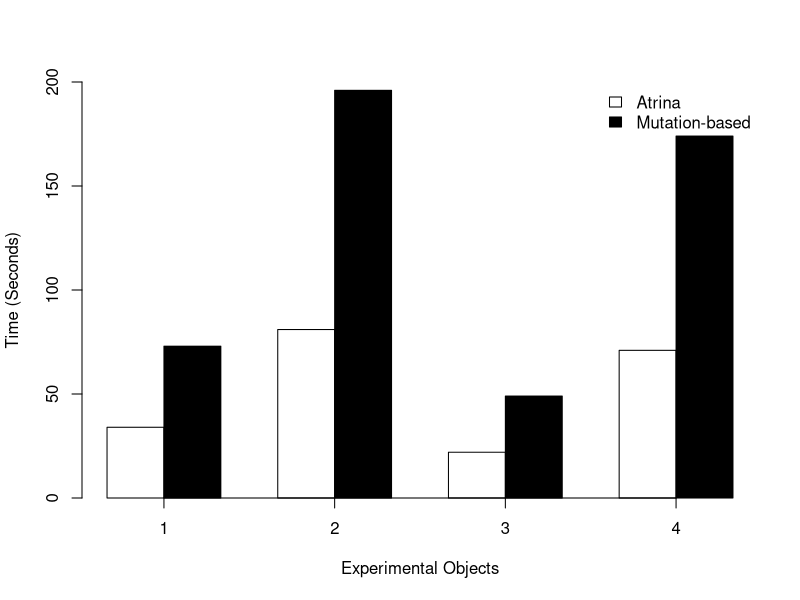

This chart was generated by the following R code:
data <- read.csv(file="../data/performance.txt", header=T)

pdf("performance.pdf")

x <- data$appId

atrinaY<-data$atrina
mutationY<-data$mutation


height <- rbind(atrinaY, mutationY)

#colors <- grey.colors(3, start = 0.8, end = 0.4, gamma = 2.2)

colors<-c("white", "black")

mp <- barplot(height, beside = TRUE, 
ylim = c(0, 200), ylab="Time (Seconds)", xlab="Experimental Objects", col=colors)
#text(mp, height, labels = format(length, 3), pos = 3, cex = .80)


myaxis <- c(2, 5, 8, 11)
myaxislab <- c(1, 2, 3, 4)  

labels <- c('Atrina', 'Mutation-based')
#inset <- c(0.1, 0.1)
axis(1, at = myaxis, labels = myaxislab, cex.axis = 1)
legend("topright", labels, fill=colors, bty="n")
dev.off()
